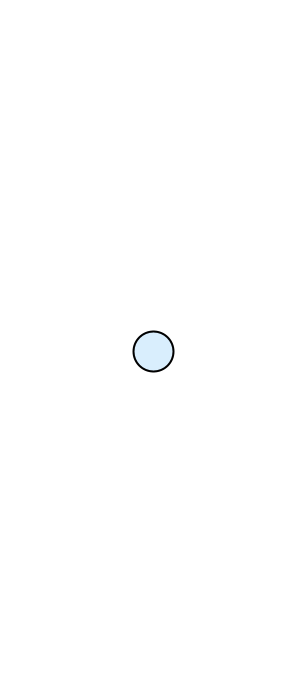
Frame 1 (no input)
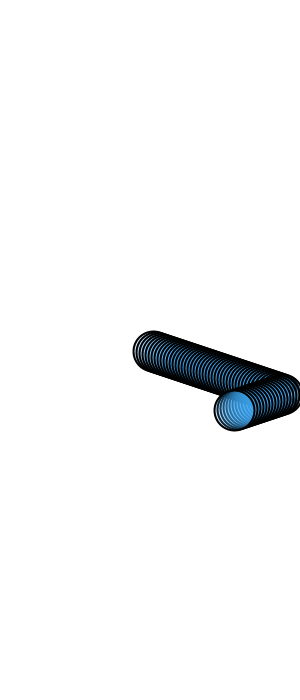
Frame 60 (the mouse pressed at the canvas centre just before this capture)
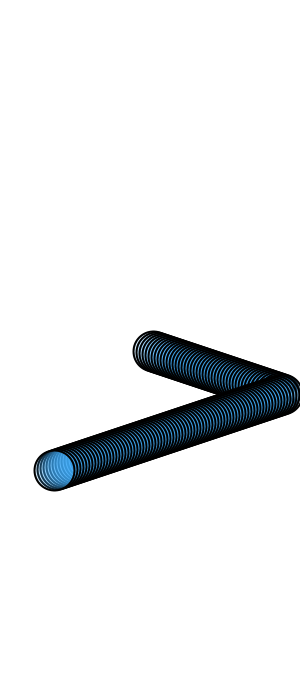
Frame 120 (the mouse held since frame 60 and released just before this capture)

The Processing sketch that drew these frames (run headless with seeded random() and noise(); from frame 60 on, the mouse is pressed at the canvas centre):

// Processing sketch: sep23a_myObject
// ── sep23a_myObject.pde
Ball myBall;


void setup(){
  size(300,700);
  smooth();

  color temp = color (59,166,245,50);


  myBall = new Ball(width/2, height/2, 40, 3, 1.2, temp );

  background(255);
}

void draw(){

  myBall.updateBall();
  myBall.drawBall();
}

// ── myClass.pde
class Ball{
  //VARIABLE OF THE CLASS BALL
  int x,y,r;
  float speedX,speedY;
  color ballColor;
  
  //CONSTRUCTOR
  /*underscore use to says that the integer 
  *would be passed from some where ease*/
  Ball(int _x, int _y, int _r, float _sx, float _sy, color _c){
    this.x = _x;
    //the x of THIS OBJECT
    //not x in the other object,,,
    this.y = _y;
    this.r = _r;
    
    this.speedX = _sx;
    this.speedY = _sy;
    this.ballColor = _c;
    
  }
  
  //method
  void drawBall(){
    
    strokeWeight(2);
    stroke(0);
    fill(this.ballColor);
    ellipse(this.x,this.y,this.r,this.r);
    
  }
  
  void updateBall(){    
    if(this.x >= width - this.r/2 || this.x <= 0 + this.r/2) 
      //this.speedX += random(1.2,2.4);
      this.speedX *= -1;
    if(this.y >= height - this.r/2 || this.y <= 0 + this.r/2)
      //this.speedY += random(1.2,2.4);
      this.speedY *= -1;      
    //this.x++ also work but speedX useful to change speed
    
    this.x += speedX;
    this.y += speedY;
    

    
  
  
  }
}
